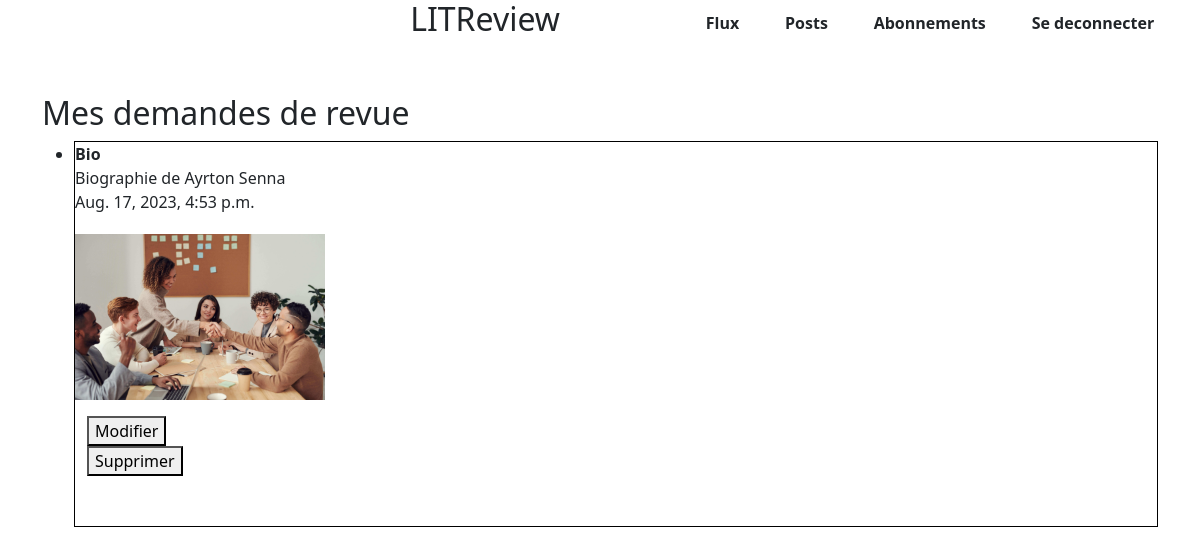
The page /posts (signed in) on the database its author committed.
### critiques/models.py (models this page shows, shortened)
class Ticket(models.Model):
    title = models.CharField(max_length=128)
    description = models.TextField(max_length=2048, blank=True)
    image = models.ImageField(null=True, blank=True)
    time_created = models.DateTimeField(auto_now_add=True)
    user = models.ForeignKey(to=settings.AUTH_USER_MODEL, on_delete=models.CASCADE)

### critiques/views.py (the view)
# urls.py: path("posts", user_tickets, name="posts"),
@login_required
def user_tickets(request):
    user_tickets = Ticket.objects.filter(user=request.user)
    return render(request, "posts.html", {"tickets": user_tickets})

### critiques/templates/posts.html (shortened to what this page needs)
{% extends "base.html" %}
{% load static %}
{% block additional_css %}
<link rel="stylesheet" href="{% static 'critiques/css/posts.css' %}">
{% endblock %}
{% block content %}
<div class="container py-5"><h2>Mes demandes de revue</h2>
{% if tickets %}
<ul>
    {% for ticket in tickets %}
    <li>
        <strong>{{ ticket.title }}</strong><br>
        {{ ticket.description }}<br>
        {{ ticket.time_created }}<br>
        {% if ticket.image %}
        <div class="img_container">
            <img src="{{ ticket.image.url }}" alt="{{ ticket.title }}">
        </div>
        {% endif %}
        <div class="container pt-3">
            <form action="{% url 'edit_ticket' ticket.id %}" method="post">
                <button type="submit">Modifier</button>
            </form>
            <form action="{% url 'delete_ticket' ticket.id %}" method="post">
                <button type="submit">Supprimer</button>
            </form>
        </div>
    </li>
    {% endfor %}
</ul>
{% else %}
<p>Vous n'avez pas encore créé de demandes de revue.</p>
{% endif %}
</div>
{% endblock %}

### critiques/static/critiques/css/posts.css (style rules this page uses)
li { padding-bottom: 50px; border : solid 1px black; }
.img_container { padding-top: 20px; width: 250px; height: auto; }
.img_container img { width: 100%; height: auto; }

### rows shown on the page
Ticket: title "Bio", description "Biographie de Ayrton Senna", time_created "Aug. 17, 2023, 4:53 p.m.", image (picture)
